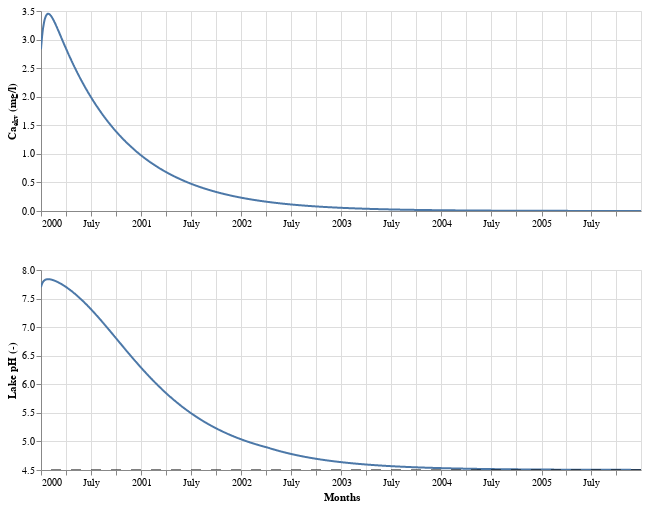

Notebook cell for this chart:
### Markdown cell above
## 6. Test conservation of mass

### Code cell
lake.flow_prof = "none"
model = lm.Model(
    lake,
    prod,
    lime_dose=10,
    lime_month=1,
    spr_meth="wet",
    spr_prop=1,
    F_sol=1,
    rate_const=2,  # High so that lake-bottom lime dissoles quickly
    activity_const=0,  # No decrease in activity over time
    ca_aq_sat=8.5,
    n_months=72,  # Long enough for Ca concentration to return to zero
)

print(f"Method factor for '{model.spr_meth}': {model.method_fac:.1f}.")
print(
    f"Instananeous ΔCa-equivalents: {model.C_inst0:.2f} mg/l ({model.C_inst0 * 100.09/40.08:.2f} mg-CaCO3/l)."
)
print(
    f"Slow, lake-bottom ΔCa-equivalents: {model.C_bott0:.2f} mg/l ({model.C_bott0 * 100.09/40.08:.2f} mg-CaCO3/l)."
)
model.plot_result(lib="Altair")

### Figure 1 — Vega-Lite specification as saved in the notebook (floating-point values rounded to 4 significant figures; data arrays with more than 128 entries replaced by an {"elided": "..."} marker saying what was removed)
{"config": {"view": {"continuousWidth": 300, "continuousHeight": 300}}, "vconcat": [{"data": {"name": "data-412b48cb03dbc698924f36a5d58edb50"}, "mark": {"type": "line"}, "encoding": {"tooltip": [{"field": "date", "type": "temporal"}, {"field": "Ca (mg/l)", "format": ",.2f", "type": "quantitative"}], "x": {"axis": {"grid": true, "title": " "}, "field": "date", "type": "temporal"}, "y": {"axis": {"title": "Caₑₖᵥ (mg/l)"}, "field": "Ca (mg/l)", "type": "quantitative"}}, "height": 200, "name": "view_12", "width": 600}, {"layer": [{"data": {"name": "data-412b48cb03dbc698924f36a5d58edb50"}, "mark": {"type": "line"}, "encoding": {"tooltip": [{"field": "date", "type": "temporal"}, {"field": "pH", "format": ",.2f", "type": "quantitative"}], "x": {"axis": {"grid": true, "title": "Months"}, "field": "date", "type": "temporal"}, "y": {"axis": {"title": "Lake pH (-)"}, "field": "pH", "scale": {"zero": false}, "type": "quantitative"}}, "name": "view_11"}, {"data": {"name": "data-6365363ef254e581922c1ab3482028c7"}, "mark": {"type": "rule", "strokeDash": [10, 10]}, "encoding": {"y": {"field": "pH", "type": "quantitative"}}}], "height": 200, "width": 600}], "params": [{"name": "param_13", "select": {"type": "interval", "encodings": ["x", "y"]}, "bind": "scales", "views": ["view_12"]}, {"name": "param_12", "select": {"type": "interval", "encodings": ["x", "y"]}, "bind": "scales", "views": ["view_11"]}], "$schema": "https://vega.github.io/schema/vega-lite/v5.16.3.json", "datasets": {"data-412b48cb03dbc698924f36a5d58edb50": {"elided": "2191 records"}, "data-6365363ef254e581922c1ab3482028c7": [{"pH": 4.5}]}}
